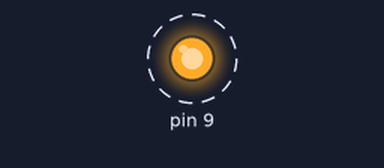
This sketch was run on a simulated Arduino Uno, built with avr-gcc and run on an emulated ATmega328P. Parts: output pins drawn as LEDs (lit = HIGH). Dashed ring = blinking.

Above: at 0.6 s.
Timing chart, 0 to 5.5 s (numbered marks = the images above):
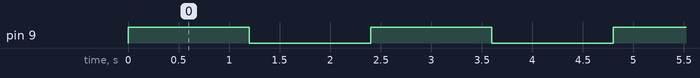

Measured:
- by itself, pin 9: alternates HIGH for 1.2 s and LOW for 1.2 s

The sketch:

Ex-1_LED_Flasher.ino
```cpp
void setup()
{
  pinMode(9, OUTPUT);
}

void loop()
{
  digitalWrite(9, HIGH);
  delay(1200); // Wait for 1200 millisecond(s)
  digitalWrite(9, LOW);
  delay(1200); // Wait for 1200 millisecond(s)
}
```
